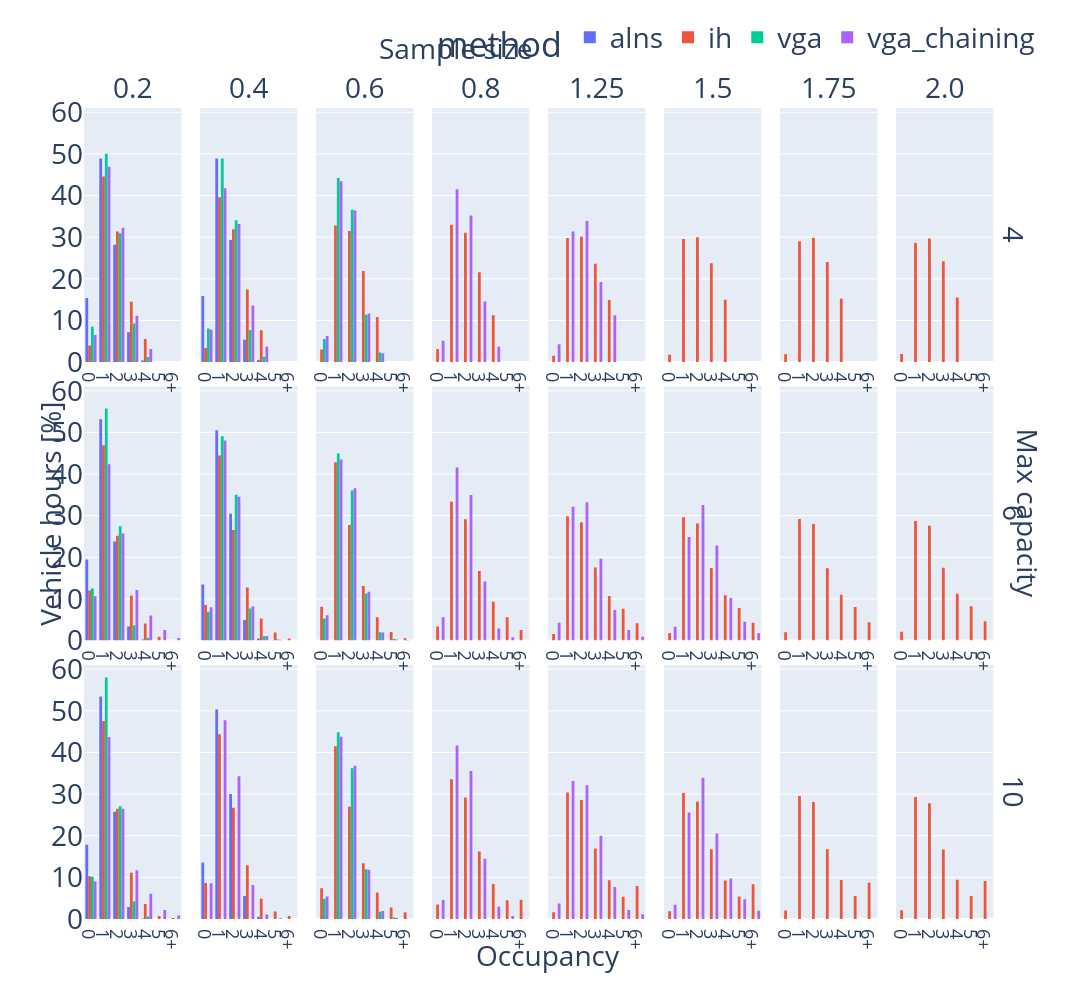

Notebook source saved alongside this figure:
### Code cell
fig = px.histogram(
    cap_df,
    x='occupancy_grouped',
    y='vehicle_hours_percentage',
    color='method',
    barmode='group',
    facet_col='sample',
    facet_row='capacity',
)

# small figures
fig.for_each_yaxis(lambda y: y.update(title=''))  # Remove titles
fig.for_each_xaxis(lambda x: x.update(title=''))  # Remove titles

# titles
fig.add_annotation(x=0.4, y=1.1, text="Sample size", xref="paper", yref="paper", showarrow=False) # facet column title
fig.add_annotation(x=1.04, y=0.5, text="Max capacity", xref="paper", yref="paper", showarrow=False, textangle=90) # facet row title
fig.add_annotation(x=-0.06, y=0.5, text="Vehicle hours [%]", textangle=-90, xref="paper", yref="paper", showarrow=False) # y axis title
fig.add_annotation(x=0.5, y=-0.07, text="Occupancy", xref="paper", yref="paper", showarrow=False) # x axis title
fig.for_each_annotation(lambda a: a.update(text=a.text.split("=")[-1]))
fig.update_layout(legend=dict(orientation="h", yanchor="bottom", y=1.05, xanchor="right", x=1.03), font=dict(size=28), height=1000, width=1400,)

fig.update_xaxes(tickmode='linear', tick0=0, dtick=1, tickfont=dict(size=18), showticklabels=True)

# fig.write_image(f"{IMG_PATH}/hours_occupancy_sample.pdf")
fig.show()
